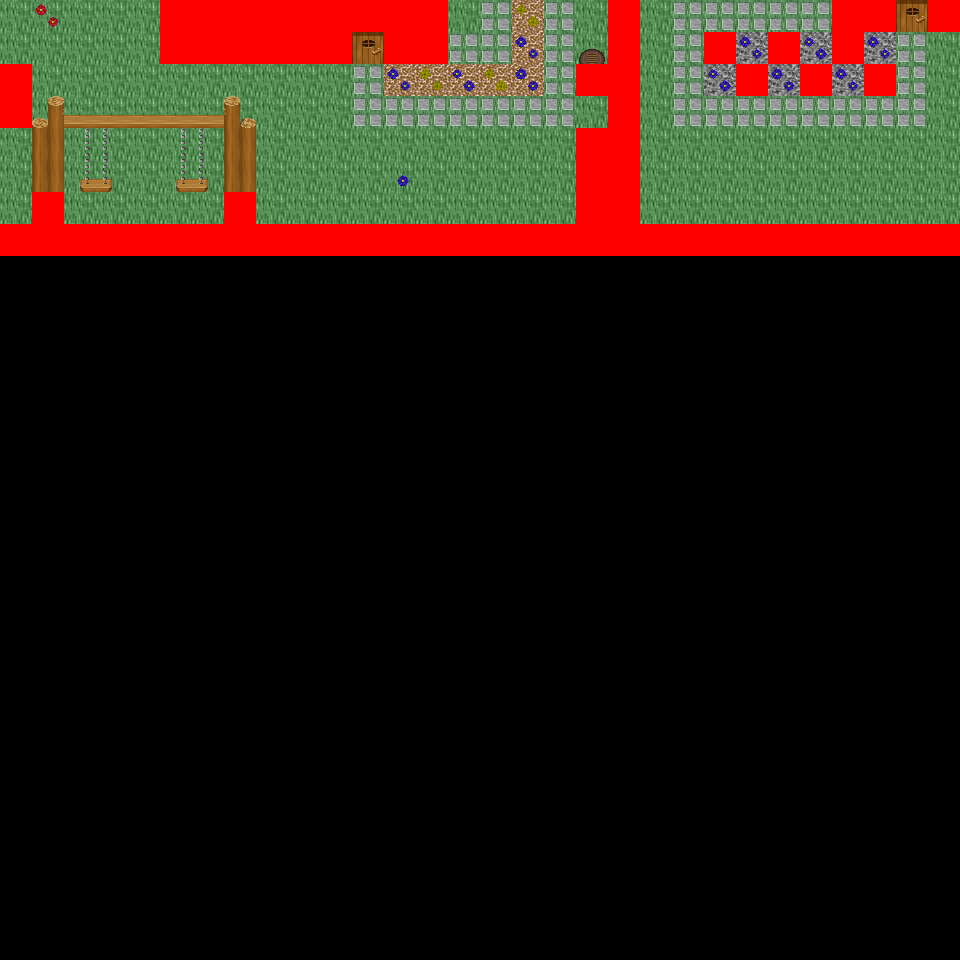

A level layout from a 2D game, rendered from its tile map. Below: a short description, then the map file with tile-grid data replaced by summaries:
An orthogonal 30x30 tile map with 32x32 px tiles, 6 tile layers (Ground, Object, Object2, Above, ...), 60 tilesets and 9 objects (9x mapExit).

<map version="1.0" orientation="orthogonal" renderorder="right-down" width="30" height="30" tilewidth="32" tileheight="32" nextobjectid="10">
  <tileset firstgid="1" name="tileset_logic_collision" tilewidth="32" tileheight="32" tilecount="1" columns="1">
    <image source="../drawable/tileset_logic_collision.png" width="32" height="32" />
  </tileset>
  <tileset firstgid="2" name="tileset_building_decoration_orbpedestal" tilewidth="32" tileheight="32" tilecount="2" columns="1">
    <image source="../drawable/tileset_building_decoration_orbpedestal.png" width="32" height="64" />
  </tileset>
  <tileset firstgid="4" name="tileset_building_decoration_chimney" tilewidth="32" tileheight="32" tilecount="2" columns="1">
    <image source="../drawable/tileset_building_decoration_chimney.png" width="32" height="64" />
  </tileset>
  <tileset firstgid="6" name="tileset_item_statue_fairypool" tilewidth="32" tileheight="32" tilecount="16" columns="2">
    <image source="../drawable/tileset_item_statue_fairypool.png" width="64" height="256" />
  </tileset>
  <tileset firstgid="22" name="tileset_building_decoration_stone_details" tilewidth="32" tileheight="32" tilecount="4" columns="2">
    <image source="../drawable/tileset_building_decoration_stone_details.png" width="64" height="64" />
  </tileset>
  <tileset firstgid="26" name="tileset_building_door_closed" tilewidth="32" tileheight="32" tilecount="1" columns="1">
    <image source="../drawable/tileset_building_door_closed.png" width="32" height="32" />
  </tileset>
  <tileset firstgid="27" name="tileset_building_door_door" tilewidth="32" tileheight="32" tilecount="6" columns="3">
    <image source="../drawable/tileset_building_door_door.png" width="96" height="64" />
  </tileset>
  <tileset firstgid="33" name="tileset_building_fence_fence_chunky" tilewidth="32" tileheight="32" tilecount="21" columns="3">
    <image source="../drawable/tileset_building_fence_fence_chunky.png" width="96" height="224" />
  </tileset>
  <tileset firstgid="54" name="tileset_building_roof_blue" tilewidth="32" tileheight="32" tilecount="20" columns="5">
    <image source="../drawable/tileset_building_roof_blue.png" width="160" height="128" />
  </tileset>
  <tileset firstgid="74" name="tileset_building_roof_green" tilewidth="32" tileheight="32" tilecount="20" columns="5">
    <image source="../drawable/tileset_building_roof_green.png" width="160" height="128" />
  </tileset>
  <tileset firstgid="94" name="tileset_building_roof_red" tilewidth="32" tileheight="32" tilecount="20" columns="5">
    <image source="../drawable/tileset_building_roof_red.png" width="160" height="128" />
  </tileset>
  <tileset firstgid="114" name="tileset_building_roof_red2" tilewidth="32" tileheight="32" tilecount="20" columns="5">
    <image source="../drawable/tileset_building_roof_red2.png" width="160" height="128" />
  </tileset>
  <tileset firstgid="134" name="tileset_building_roof_roof_borders" tilewidth="32" tileheight="32" tilecount="9" columns="3">
    <image source="../drawable/tileset_building_roof_roof_borders.png" width="96" height="96" />
  </tileset>
  <tileset firstgid="143" name="tileset_building_roof_yellow" tilewidth="32" tileheight="32" tilecount="20" columns="5">
    <image source="../drawable/tileset_building_roof_yellow.png" width="160" height="128" />
  </tileset>
  <tileset firstgid="163" name="tileset_building_window_window_long" tilewidth="32" tileheight="32" tilecount="3" columns="3">
    <image source="../drawable/tileset_building_window_window_long.png" width="96" height="32" />
  </tileset>
  <tileset firstgid="166" name="tileset_ground_cobbled_paving" tilewidth="32" tileheight="32" tilecount="1" columns="1">
    <image source="../drawable/tileset_ground_cobbled_paving.png" width="32" height="32" />
  </tileset>
  <tileset firstgid="167" name="tileset_ground_gravel" tilewidth="32" tileheight="32" tilecount="1" columns="1">
    <image source="../drawable/tileset_ground_gravel.png" width="32" height="32" />
  </tileset>
  <tileset firstgid="168" name="tileset_ground_stone_floors" tilewidth="32" tileheight="32" tilecount="6" columns="3">
    <image source="../drawable/tileset_ground_stone_floors.png" width="96" height="64" />
  </tileset>
  <tileset firstgid="174" name="tileset_ground_ground" tilewidth="32" tileheight="32" tilecount="33" columns="3">
    <image source="../drawable/tileset_ground_ground.png" width="96" height="352" />
  </tileset>
  <tileset firstgid="207" name="tileset_plant_bush_various_small" tilewidth="32" tileheight="32" tilecount="9" columns="3">
    <image source="../drawable/tileset_plant_bush_various_small.png" width="96" height="96" />
  </tileset>
  <tileset firstgid="216" name="tileset_plant_flower_daisy_blue" tilewidth="32" tileheight="32" tilecount="8" columns="2">
    <image source="../drawable/tileset_plant_flower_daisy_blue.png" width="64" height="128" />
  </tileset>
  <tileset firstgid="224" name="tileset_plant_flower_daisy_red" tilewidth="32" tileheight="32" tilecount="8" columns="2">
    <image source="../drawable/tileset_plant_flower_daisy_red.png" width="64" height="128" />
  </tileset>
  <tileset firstgid="232" name="tileset_plant_flower_daisy_white" tilewidth="32" tileheight="32" tilecount="8" columns="2">
    <image source="../drawable/tileset_plant_flower_daisy_white.png" width="64" height="128" />
  </tileset>
  <tileset firstgid="240" name="tileset_plant_flower_daisy_yellow" tilewidth="32" tileheight="32" tilecount="8" columns="2">
    <image source="../drawable/tileset_plant_flower_daisy_yellow.png" width="64" height="128" />
  </tileset>
  <tileset firstgid="248" name="tileset_plant_tree_spruce" tilewidth="32" tileheight="32" tilecount="6" columns="2">
    <image source="../drawable/tileset_plant_tree_spruce.png" width="64" height="96" />
  </tileset>
  <tileset firstgid="254" name="tileset_item_pot_pot_purple" tilewidth="32" tileheight="32" tilecount="1" columns="1">
    <image source="../drawable/tileset_item_pot_pot_purple.png" width="32" height="32" />
  </tileset>
  <tileset firstgid="255" name="tileset_item_pot_pot_tall" tilewidth="32" tileheight="32" tilecount="2" columns="1">
    <image source="../drawable/tileset_item_pot_pot_tall.png" width="32" height="64" />
  </tileset>
  <tileset firstgid="257" name="tileset_item_pot_small_barrel" tilewidth="32" tileheight="32" tilecount="2" columns="1">
    <image source="../drawable/tileset_item_pot_small_barrel.png" width="32" height="64" />
  </tileset>
  <tileset firstgid="259" name="tileset_item_postbox" tilewidth="32" tileheight="32" tilecount="4" columns="2">
    <image source="../drawable/tileset_item_postbox.png" width="64" height="64" />
  </tileset>
  <tileset firstgid="263" name="tileset_furniture_chair_wooden_pale" tilewidth="32" tileheight="32" tilecount="4" columns="2">
    <image source="../drawable/tileset_furniture_chair_wooden_pale.png" width="64" height="64" />
  </tileset>
  <tileset firstgid="267" name="tileset_furniture_table_wooden" tilewidth="32" tileheight="32" tilecount="1" columns="1">
    <image source="../drawable/tileset_furniture_table_wooden.png" width="32" height="32" />
  </tileset>
  <tileset firstgid="268" name="tileset_furniture_table_brick_base" tilewidth="32" tileheight="32" tilecount="3" columns="3">
    <image source="../drawable/tileset_furniture_table_brick_base.png" width="96" height="32" />
  </tileset>
  <tileset firstgid="271" name="tileset_furniture_light_iron_lamp" tilewidth="32" tileheight="32" tilecount="3" columns="1">
    <image source="../drawable/tileset_furniture_light_iron_lamp.png" width="32" height="96" />
  </tileset>
  <tileset firstgid="274" name="tileset_furniture_light_flames" tilewidth="32" tileheight="32" tilecount="6" columns="6">
    <image source="../drawable/tileset_furniture_light_flames.png" width="192" height="32" />
  </tileset>
  <tileset firstgid="280" name="tileset_furniture_sink_dark_side_on" tilewidth="32" tileheight="32" tilecount="6" columns="3">
    <image source="../drawable/tileset_furniture_sink_dark_side_on.png" width="96" height="64" />
  </tileset>
  <tileset firstgid="286" name="tileset_ground_grass_corners" tilewidth="32" tileheight="32" tilecount="24" columns="6">
    <image source="../drawable/tileset_ground_grass_corners.png" width="192" height="128" />
  </tileset>
  <tileset firstgid="310" name="tileset_ground_grass_edges" tilewidth="32" tileheight="32" tilecount="36" columns="12">
    <image source="../drawable/tileset_ground_grass_edges.png" width="384" height="96" />
  </tileset>
  <tileset firstgid="346" name="tileset_plant_tree_tree_fluffy" tilewidth="32" tileheight="32" tilecount="12" columns="4">
    <image source="../drawable/tileset_plant_tree_tree_fluffy.png" width="128" height="96" />
  </tileset>
  <tileset firstgid="358" name="tileset_ground_water_dungeon_water" tilewidth="32" tileheight="32" tilecount="30" columns="3">
    <image source="../drawable/tileset_ground_water_dungeon_water.png" width="96" height="320" />
  </tileset>
  <tileset firstgid="388" name="tileset_furniture_table_wooden_rectangular" tilewidth="32" tileheight="32" tilecount="9" columns="3">
    <image source="../drawable/tileset_furniture_table_wooden_rectangular.png" width="96" height="96" />
  </tileset>
  <tileset firstgid="397" name="tileset_item_statue_metal_and_stone" tilewidth="32" tileheight="32" tilecount="6" columns="3">
    <image source="../drawable/tileset_item_statue_metal_and_stone.png" width="96" height="64" />
  </tileset>
  <tileset firstgid="403" name="tileset_ground_fire_fire" tilewidth="32" tileheight="32" tilecount="27" columns="3">
    <image source="../drawable/tileset_ground_fire_fire.png" width="96" height="288" />
  </tileset>
  <tileset firstgid="430" name="tileset_furniture_table_bench" tilewidth="32" tileheight="32" tilecount="3" columns="3">
    <image source="../drawable/tileset_furniture_table_bench.png" width="96" height="32" />
  </tileset>
  <tileset firstgid="433" name="tileset_plant_bush_hosta" tilewidth="32" tileheight="32" tilecount="9" columns="3">
    <image source="../drawable/tileset_plant_bush_hosta.png" width="96" height="96" />
  </tileset>
  <tileset firstgid="442" name="tileset_plant_tree_tree_green" tilewidth="32" tileheight="32" tilecount="88" columns="8">
    <image source="../drawable/tileset_plant_tree_tree_green.png" width="256" height="352" />
  </tileset>
  <tileset firstgid="530" name="tileset_item_sign_large" tilewidth="32" tileheight="32" tilecount="15" columns="5">
    <image source="../drawable/tileset_item_sign_large.png" width="160" height="96" />
  </tileset>
  <tileset firstgid="545" name="tileset_building_wall_wall_brown" tilewidth="32" tileheight="32" tilecount="12" columns="3">
    <image source="../drawable/tileset_building_wall_wall_brown.png" width="96" height="128" />
  </tileset>
  <tileset firstgid="557" name="tileset_ground_green_paving_4" tilewidth="32" tileheight="32" tilecount="3" columns="3">
    <image source="../drawable/tileset_ground_green_paving_4.png" width="96" height="32" />
  </tileset>
  <tileset firstgid="560" name="tileset_item_swing" tilewidth="32" tileheight="32" tilecount="4" columns="2">
    <image source="../drawable/tileset_item_swing.png" width="64" height="64" />
  </tileset>
  <tileset firstgid="564" name="tileset_item_fishrods" tilewidth="32" tileheight="32" tilecount="12" columns="4">
    <image source="../drawable/tileset_item_fishrods.png" width="128" height="96" />
  </tileset>
  <tileset firstgid="576" name="tileset_logic_creature_human_kalavan" tilewidth="32" tileheight="32" tilecount="5" columns="5">
    <image source="../drawable/tileset_logic_creature_human_kalavan.png" width="160" height="32" />
  </tileset>
  <tileset firstgid="581" name="tileset_logic_creature_animal" tilewidth="32" tileheight="32" tilecount="32" columns="8">
    <image source="../drawable/tileset_logic_creature_animal.png" width="256" height="128" />
  </tileset>
  <tileset firstgid="613" name="tileset_building_decoration_numbers" tilewidth="32" tileheight="32" tilecount="20" columns="2">
    <image source="../drawable/tileset_building_decoration_numbers.png" width="64" height="320" />
  </tileset>
  <tileset firstgid="633" name="tileset_ground_green_paving" tilewidth="32" tileheight="32" tilecount="18" columns="3">
    <image source="../drawable/tileset_ground_green_paving.png" width="96" height="192" />
  </tileset>
  <tileset firstgid="651" name="tileset_item_huge_orb" tilewidth="32" tileheight="32" tilecount="16" columns="2">
    <image source="../drawable/tileset_item_huge_orb.png" width="64" height="256" />
  </tileset>
  <tileset firstgid="667" name="tileset_light_light_5x5" tilewidth="32" tileheight="32" tilecount="25" columns="5">
    <image source="../drawable/tileset_light_light_5x5.png" width="160" height="160" />
  </tileset>
  <tileset firstgid="692" name="tileset_light_dim_light_5x5" tilewidth="32" tileheight="32" tilecount="25" columns="5">
    <image source="../drawable/tileset_light_dim_light_5x5.png" width="160" height="160" />
  </tileset>
  <tileset firstgid="717" name="tileset_item_firewood" tilewidth="32" tileheight="32" tilecount="12" columns="3">
    <image source="../drawable/tileset_item_firewood.png" width="96" height="128" />
  </tileset>
  <tileset firstgid="729" name="tileset_logic_creature_fowl" tilewidth="32" tileheight="32" tilecount="6" columns="6">
    <image source="../drawable/tileset_logic_creature_fowl.png" width="192" height="32" />
  </tileset>
  <tileset firstgid="735" name="tileset_logic_creature_human_imperial" tilewidth="32" tileheight="32" tilecount="16" columns="8">
    <image source="../drawable/tileset_logic_creature_human_imperial.png" width="256" height="64" />
  </tileset>
  <layer name="Ground" width="30" height="30">
    <data>[900 cells, 240 non-empty, 4 distinct tile ids]</data>
  </layer>
  <layer name="Object" width="30" height="30">
    <data>[900 cells, 119 non-empty, 23 distinct tile ids]</data>
  </layer>
  <layer name="Object2" width="30" height="30">
    <data>[900 cells, 13 non-empty, 10 distinct tile ids]</data>
  </layer>
  <layer name="Above" width="30" height="30">
    <data>[900 cells, 17 non-empty, 10 distinct tile ids]</data>
  </layer>
  <layer name="Above2" width="30" height="30">
    <data>[900 cells, 5 non-empty, 1 distinct tile ids]</data>
  </layer>
  <layer name="Walkable" width="30" height="30">
    <data>[900 cells, 71 non-empty, 1 distinct tile ids]</data>
  </layer>
  <objectgroup name="MapEvents">
    <object id="1" name="north" type="mapExit" x="0" y="0" width="160" height="32">
      <properties>
        <property name="map" value="level_0_x71_y148" />
        <property name="x" value="0" />
        <property name="y" value="28" />
      </properties>
    </object>
    <object id="2" name="north2" type="mapExit" x="448" y="0" width="160" height="32">
      <properties>
        <property name="map" value="level_0_x71_y148" />
        <property name="x" value="14" />
        <property name="y" value="28" />
      </properties>
    </object>
    <object id="3" name="north3" type="mapExit" x="640" y="0" width="192" height="32">
      <properties>
        <property name="map" value="level_0_x71_y148" />
        <property name="x" value="20" />
        <property name="y" value="28" />
      </properties>
    </object>
    <object id="4" name="north4" type="mapExit" x="896" y="0" width="32" height="32">
      <properties>
        <property name="map" value="level_0_x71_y148" />
        <property name="x" value="28" />
        <property name="y" value="28" />
      </properties>
    </object>
    <object id="5" name="west" type="mapExit" x="0" y="0" width="32" height="64">
      <properties>
        <property name="map" value="level_0_x70_y149" />
        <property name="x" value="28" />
        <property name="y" value="0" />
      </properties>
    </object>
    <object id="6" name="west2" type="mapExit" x="0" y="128" width="32" height="96">
      <properties>
        <property name="map" value="level_0_x70_y149" />
        <property name="x" value="28" />
        <property name="y" value="4" />
      </properties>
    </object>
    <object id="7" name="west3" type="mapExit" x="0" y="256" width="32" height="704">
      <properties>
        <property name="map" value="level_0_x70_y149" />
        <property name="x" value="28" />
        <property name="y" value="8" />
      </properties>
    </object>
    <object id="8" name="east" type="mapExit" x="928" y="32" width="32" height="192">
      <properties>
        <property name="map" value="level_0_x72_y149" />
        <property name="x" value="1" />
        <property name="y" value="1" />
      </properties>
    </object>
    <object id="9" name="east2" type="mapExit" x="928" y="256" width="32" height="704">
      <properties>
        <property name="map" value="level_0_x72_y149" />
        <property name="x" value="1" />
        <property name="y" value="8" />
      </properties>
    </object>
  </objectgroup>
</map>
